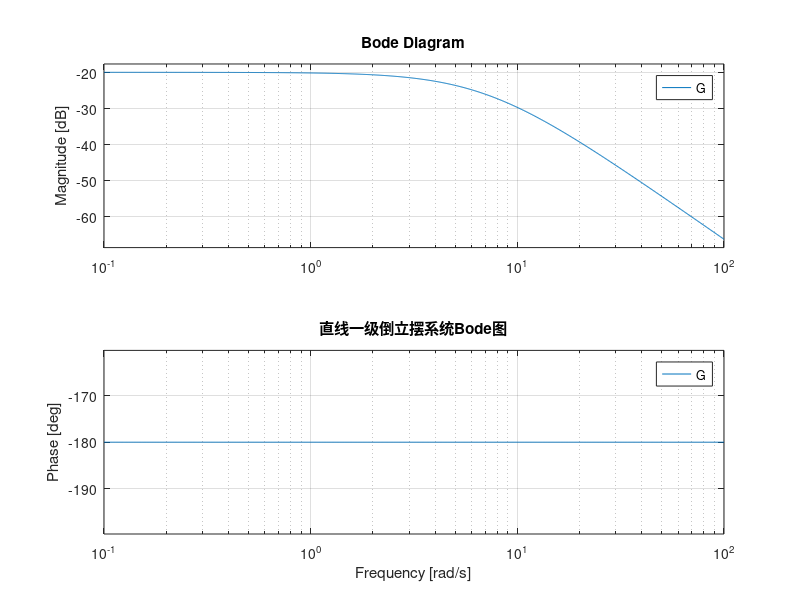
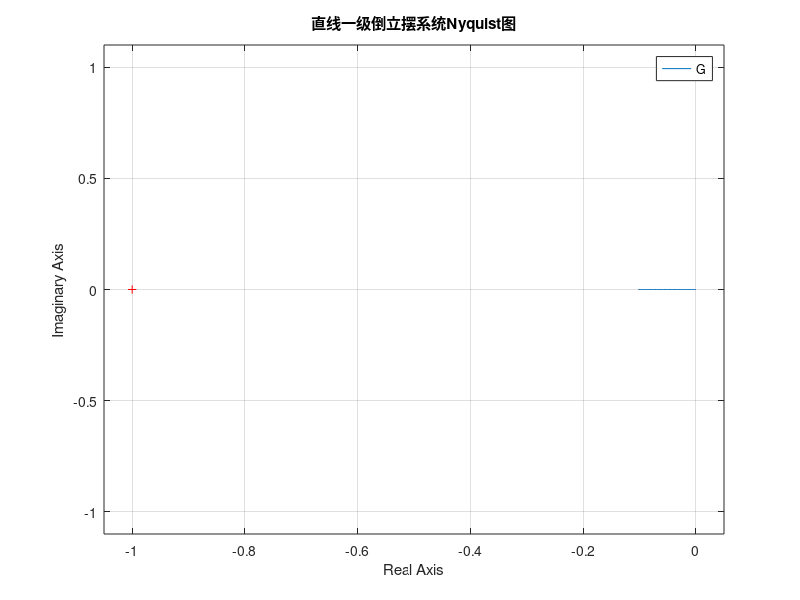
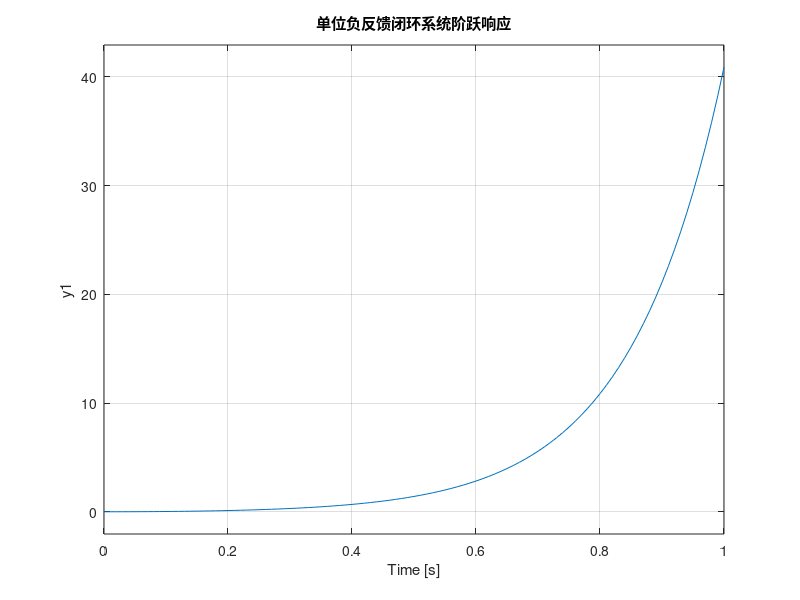

MATLAB code for these plots, in order:
clc
clear
close all

s=tf('s');

G=4.9/(s^2-48.3);

figure(1)
bode(G)
grid on
title('直线一级倒立摆系统Bode图')

figure(2)
nyquist(G)
grid on
title('直线一级倒立摆系统Nyquist图')

p=pole(G);
z=zero(G);

disp('开环系统零点：')
disp(z)

disp('开环系统极点：')
disp(p)

[GM,PM,Wcg,Wcp]=margin(G);

if isinf(GM)
    GM_dB=Inf;
else
    GM_dB=20*log10(GM);
end

fprintf('幅值裕度 GM = %.4f\n',GM)
fprintf('幅值裕度 GM_dB = %.4f dB\n',GM_dB)
fprintf('相角裕度 PM = %.4f deg\n',PM)
fprintf('相角穿越频率 Wcg = %.4f rad/s\n',Wcg)
fprintf('幅值穿越频率 Wcp = %.4f rad/s\n',Wcp)

T=feedback(G,1);

figure(3)
step(T)
grid on
title('单位负反馈闭环系统阶跃响应')

disp('单位负反馈闭环系统极点：')
disp(pole(T))
